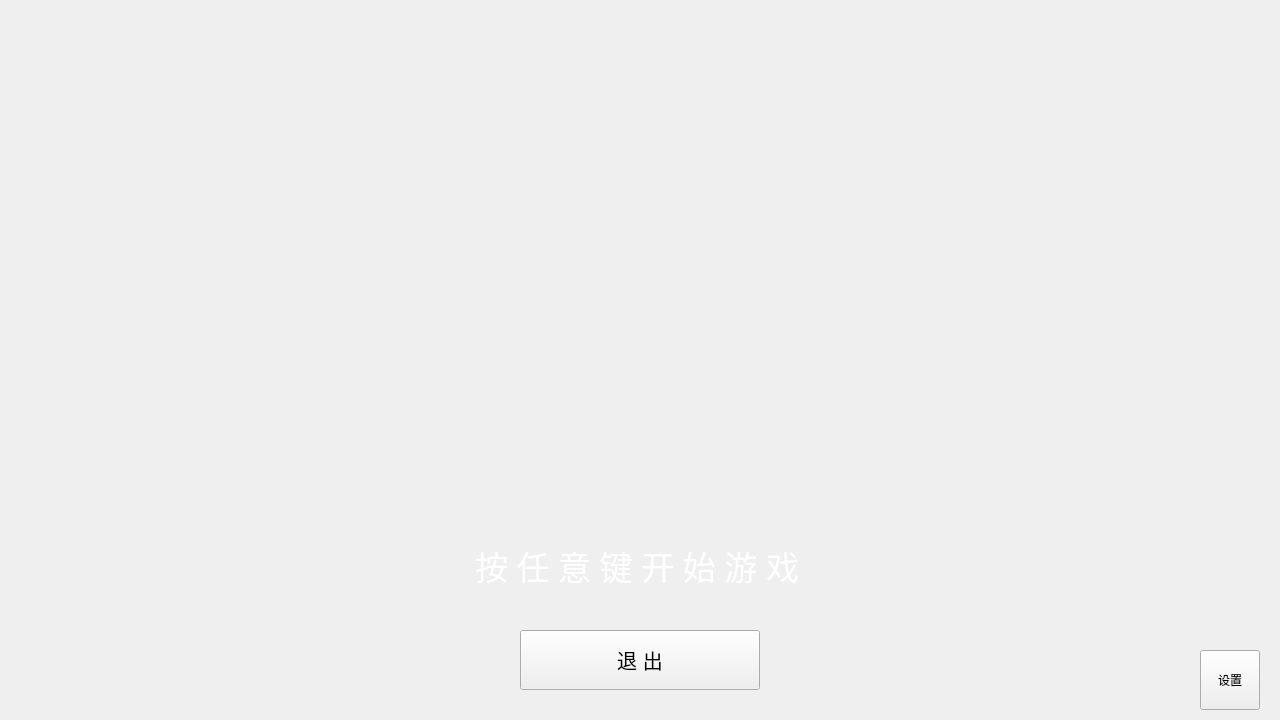
<?xml version="1.0" encoding="UTF-8"?>
<ui version="4.0">
 <class>Widget</class>
 <widget class="QWidget" name="Widget">
  <property name="geometry">
   <rect>
    <x>0</x>
    <y>0</y>
    <width>1280</width>
    <height>720</height>
   </rect>
  </property>
  <property name="windowTitle">
   <string>坦克大战 v0.0.1 test</string>
  </property>
  <property name="windowIcon">
   <iconset resource="pic.qrc">
    <normaloff>:/pic/resources/icon.png</normaloff>:/pic/resources/icon.png</iconset>
  </property>
  <widget class="QPushButton" name="pushButton_2">
   <property name="geometry">
    <rect>
     <x>520</x>
     <y>630</y>
     <width>240</width>
     <height>60</height>
    </rect>
   </property>
   <property name="font">
    <font>
     <pointsize>15</pointsize>
    </font>
   </property>
   <property name="text">
    <string>退 出</string>
   </property>
  </widget>
  <widget class="QLabel" name="label">
   <property name="geometry">
    <rect>
     <x>0</x>
     <y>0</y>
     <width>1280</width>
     <height>720</height>
    </rect>
   </property>
   <property name="sizePolicy">
    <sizepolicy hsizetype="Preferred" vsizetype="Preferred">
     <horstretch>0</horstretch>
     <verstretch>0</verstretch>
    </sizepolicy>
   </property>
   <property name="frameShape">
    <enum>QFrame::NoFrame</enum>
   </property>
   <property name="text">
    <string/>
   </property>
   <property name="pixmap">
    <pixmap resource="pic.qrc">:/pic/resources/background.png</pixmap>
   </property>
   <property name="scaledContents">
    <bool>true</bool>
   </property>
  </widget>
  <widget class="QToolButton" name="toolButton">
   <property name="geometry">
    <rect>
     <x>1200</x>
     <y>650</y>
     <width>60</width>
     <height>60</height>
    </rect>
   </property>
   <property name="mouseTracking">
    <bool>false</bool>
   </property>
   <property name="autoFillBackground">
    <bool>false</bool>
   </property>
   <property name="text">
    <string>设置</string>
   </property>
   <property name="icon">
    <iconset resource="pic.qrc">
     <normaloff>:/pic/resources/config.png</normaloff>:/pic/resources/config.png</iconset>
   </property>
   <property name="iconSize">
    <size>
     <width>40</width>
     <height>40</height>
    </size>
   </property>
   <property name="checkable">
    <bool>false</bool>
   </property>
   <property name="autoExclusive">
    <bool>false</bool>
   </property>
   <property name="popupMode">
    <enum>QToolButton::InstantPopup</enum>
   </property>
   <property name="toolButtonStyle">
    <enum>Qt::ToolButtonTextUnderIcon</enum>
   </property>
   <property name="arrowType">
    <enum>Qt::NoArrow</enum>
   </property>
  </widget>
  <widget class="QLabel" name="label_2">
   <property name="geometry">
    <rect>
     <x>475</x>
     <y>545</y>
     <width>400</width>
     <height>40</height>
    </rect>
   </property>
   <property name="font">
    <font>
     <family>华文中宋</family>
     <pointsize>25</pointsize>
    </font>
   </property>
   <property name="styleSheet">
    <string notr="true">color: rgb(255, 255, 255);</string>
   </property>
   <property name="text">
    <string>按 任 意 键 开 始 游 戏</string>
   </property>
  </widget>
  <zorder>label</zorder>
  <zorder>label_2</zorder>
  <zorder>pushButton_2</zorder>
  <zorder>toolButton</zorder>
 </widget>
 <resources>
  <include location="pic.qrc"/>
 </resources>
 <connections/>
</ui>
